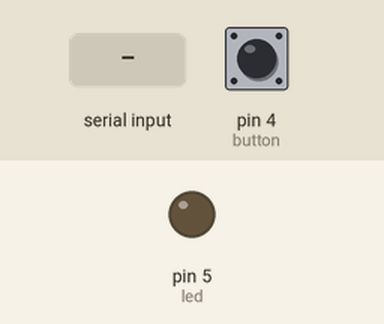
A program run on a simulated Arduino Nano, built with avr-gcc and run on an emulated ATmega328P. Shown: output pins drawn as LEDs (lit = HIGH). The inputs (shaded band) are chosen by the test bench; at power-on: pin 4 (button) HIGH.

Above: at 1.2 s.
1.3 s: "1" received over the second serial link
At 2.2 s:
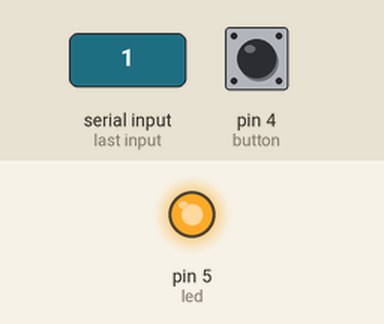
2.8 s: "0" received over the second serial link
At 3.2 s:
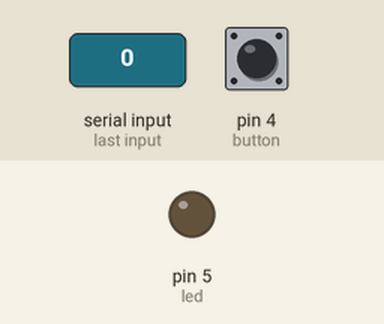
Timing chart, 0 to 5.8 s (numbered marks = the images above; inputs shaded):
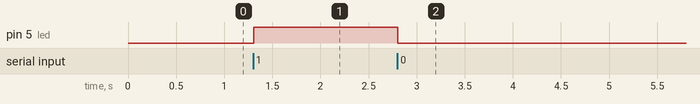

Measured:
- after the input at 1.3 s, pin 5 (led): LOW → HIGH at once
- after the input at 2.8 s, pin 5 (led): HIGH → LOW at once

The program:

main.cpp
```cpp
#include <Arduino.h>
#include <SoftwareSerial.h>

SoftwareSerial mySerial(2, 3);  // RX, TX

const int button = 4;
const int led = 5;


void setup()
{
  Serial.begin(9600);
  mySerial.begin(9600);

  pinMode(button, INPUT_PULLUP);
  pinMode(led, OUTPUT);
}

void loop()
{
  if(digitalRead(button) == 0)
  {
    mySerial.write('1');
    // Serial.println("Sent '1' !");
    delay(10);

  }
  else
  {
    mySerial.write('0');
    // Serial.println("Sent '0' !");
    delay(10);

  }

  if(mySerial.available() > 0)
  {
    char receivedChar = mySerial.read();
    if(receivedChar == '1')
    {
      digitalWrite(led, HIGH);
    }
    else
    {
      digitalWrite(led, LOW);
    }
  }
}
```
